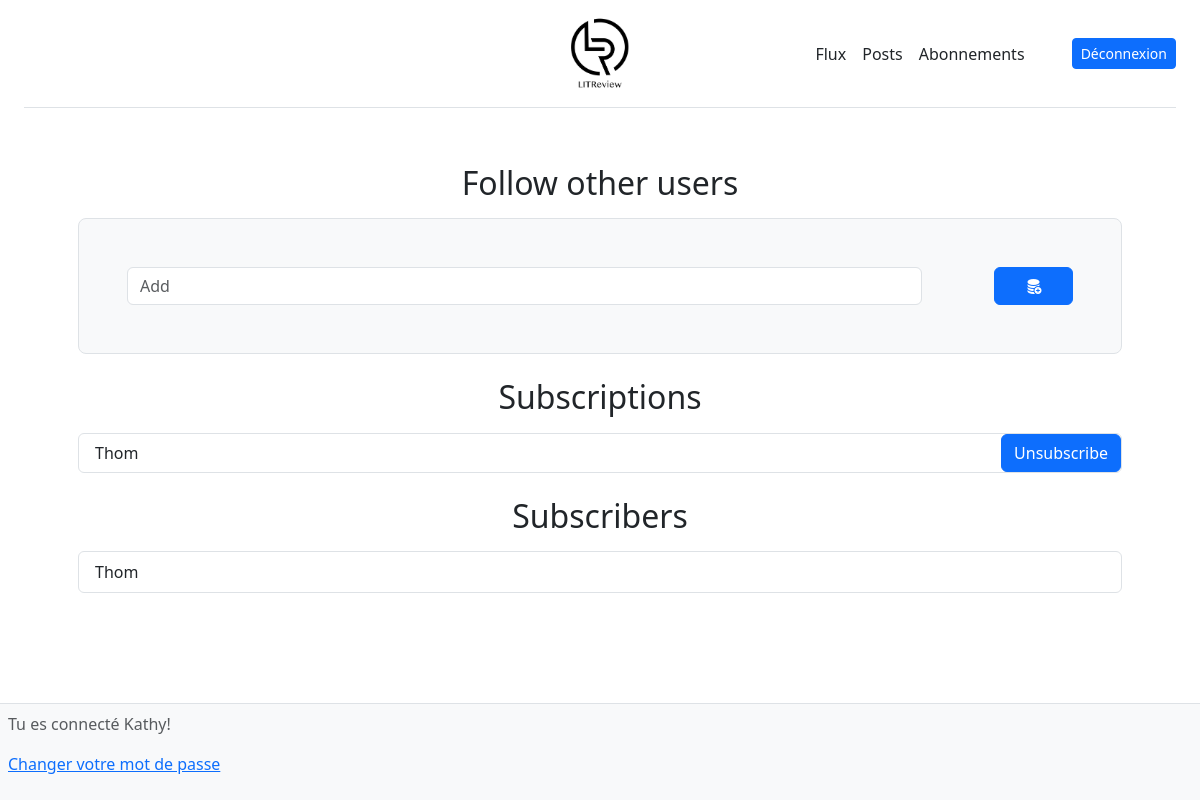
The app's page /subscription/ (signed in) with its own data.
### mvp/models.py (models this page shows, shortened)
class UserFollows(models.Model):
    user = models.ForeignKey(to=settings.AUTH_USER_MODEL, on_delete=models.CASCADE, related_name='following')
    followed_user = models.ForeignKey(to=settings.AUTH_USER_MODEL, on_delete=models.CASCADE,
                                      related_name='following_by')
    class Meta:
        constraints = [
            models.UniqueConstraint(fields=['user', 'followed_user'], name="unique_user")
        ]

### authentication/models.py (models this page shows, shortened)
class MyUser(AbstractBaseUser, PermissionsMixin):
    username = models.CharField(max_length=40, unique=True)
    USERNAME_FIELD = 'username'
    EMAIL_FIELD = 'email'
    ADMINISTRATOR = 'ADMINISTRATOR'
    SUBSCRIBER = 'SUBSCRIBER'
    ROLE_CHOICES = [
        (ADMINISTRATOR, 'Administrateur'),
        (SUBSCRIBER, 'Utilisateur'),
    ]
    REQUIRED_FIELDS = ['email']
    email = models.EmailField(
        verbose_name='email address',
        max_length=255,
        unique=True,
        null=True,
        blank=True,
    )
    role = models.CharField(max_length=30, choices=ROLE_CHOICES, default=SUBSCRIBER, verbose_name='Rôle')
    is_active = models.BooleanField(default=True)
    is_admin = models.BooleanField(default=False)
    objects = MyCustomManager()
    def __str__(self):
        return self.username

### mvp/views.py (the view, shortened to what this page needs)
# urls.py: path('subscription/', mvp.views.FollowUsers.as_view(), name='subscription'),
class FollowUsers(LoginRequiredMixin, View):
    template_name = 'follow_users_forms.html'
    User = get_user_model()
    user_searching = User.objects.all()
    def get(self, request, *args, **kwargs):
        user_follows = UserFollows.objects.filter(user=request.user)
        user_followers = UserFollows.objects.filter(followed_user=request.user)
        other_users = self.user_searching.exclude(username=request.user)
        for user in user_follows:
            other_users = other_users.exclude(username=user.followed_user)
        context = {
            'users': other_users,
            'user_follows': user_follows,
            'user_followers': user_followers
        }
        return render(request, self.template_name, context=context)

### mvp/templates/follow_users_forms.html (shortened to what this page needs)
{% extends 'base.html' %}
{% load i18n %}
{% load django_bootstrap5 %}
{% block bootstrap5_extra_head %}<link rel="stylesheet" href="https://cdn.jsdelivr.net/npm/bootstrap-icons@1.10.3/font/bootstrap-icons.css">{% endblock %}
{% block content %}
<div class="container-fluid">
    <div class="px-4 py-2 my-5 text-center">
        <h2>{% translate 'Follow other users' %}</h2>
        <form class="p-4 p-md-5 border rounded-3 bg-light mt-3" method="post" >
            <div class="d-flex flex-nowrap justify-content-center">
                <div class="input-group">
                    <div class="col-11">
                        <input type="search"  class="form-control" list="users_list" placeholder="{% translate 'Add' %}"  aria-label="{% translate 'Search' %}"  name="add" />
                    </div>
                </div>
                <button type="submit" class="col-1 btn btn-primary" name="add">
                    <i class="bi bi-database-fill-add"></i>
                </button>
            </div>
        </form>
        <article class="mt-4">
            <h2>{% translate 'Subscriptions' %}</h2>
            <form method="post">
                <ul class="list-group mt-3">
                    {% for user_followed in user_follows %}
                        <li class="list-group-item align-items-center my-0 py-0 pe-0 rounded-end">
                            <div class="d-flex justify-content-between">
                                <div class="d-flex align-items-center">{{ user_followed.followed_user }}</div>
                                <button type="submit" class="btn btn-primary" name="Unsubscribe" value={{user_followed.followed_user}} >{% translate 'Unsubscribe' %}</button>
                            </div>
                        </li>
                    {% endfor %}
                </ul>
            </form>
        </article>
        <article class="mt-4">
            <h2>{% translate 'Subscribers' %}</h2>
             <ul class="list-group mt-3">
                   {% for user_followed in user_followers %}
                        <li class="list-group-item">
                            <div class="d-flex align-items-center">{{ user_followed.user }}</div>
                        </li>
                    {% endfor %}
                </ul>
        </article>
    </div>
</div>
{% endblock content %}

### templates/base.html (shortened to what this page needs)
<!DOCTYPE html>
{% load django_bootstrap5 %}
{% load i18n %}
{% get_current_language as LANGUAGE_CODE %}
<html lang="{{ LANGUAGE_CODE|default:'en_us' }}">
  <head>
    {% bootstrap_css %}
    {% block bootstrap5_extra_head %}{% endblock %}
  </head>
  <body class="container-fluid">
    <div class="container-fluid">
        <header class="d-flex flex-wrap align-items-center justify-content-center justify-content-lg-end py-3 mb-4 border-bottom">
                <a href="/" class="d-flex col-12 col-lg-4 mb-2 mb-lg-0">
                    <img class="d-block mx-auto" src="../static/images/LITReview.png" alt="logo" height="75px">
                </a>
                <div class="d-flex flex-wrap align-items-center justify-content-center justify-content-md-end col-12 col-md-12 col-lg-4 ">
                    <ul class="nav nav justify-content-center col-12 col-md-4 col-lg-8">
                        <li class="nav-item"><a href="#" class="nav-link px-2 link-dark" >Flux</a></li>
                        <li class="nav-item"><a href="#" class="nav-link px-2 link-dark">Posts</a></li>
                        <li class="nav-item"><a href="{% url 'subscription' %}" class="nav-link px-2 link-dark">Abonnements</a></li>
                    </ul>
                    <div class="text-center text-md-end col-12 col-md-4 ">
                        {% if user.is_authenticated %}
                            <form class="mb-0" action="/logout" >
                                <button type="submit" class="btn btn-primary btn-sm">{% translate 'Sign out' %}</button>
                            </form>
                        {% else %}
                        <form class="mb-0" action="/signup">
                            <button type="submit" class="btn btn-primary btn-sm">{% translate 'Sign Up' %}</button>
                        </form>
                        {% endif %}
                    </div>
                </div>
            </header>
    </div>
    <main class="container">
        {% block content %}{% endblock content %}
    </main>
    <footer class="fixed-bottom bg-body-tertiary text-body-secondary p-2  border-top">
        <p>{% translate 'You are connected' %} {{ request.user }}! </p>
        <p><a href="{% url 'password_change' %}">{% translate 'Change password' %}</a></p>
    </footer>
  </body>
</html>

### records on screen
UserFollows: followed_user "Thom"
UserFollows: user "Thom"
MyUser: user "Kathy"
